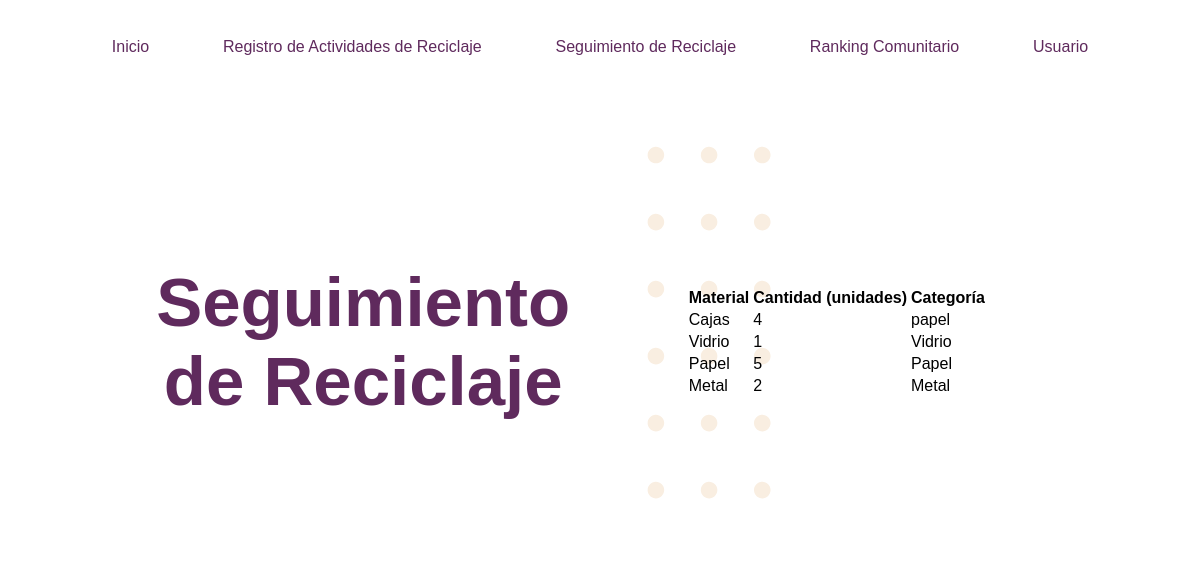
/seguimiento (signed in), run on the app's committed database.
### tables this page shows
CREATE TABLE actividades_reciclaje (    id INTEGER PRIMARY KEY,    usuario_id INTEGER,    material TEXT,    cantidad INTEGER,    categoria TEXT,    FOREIGN KEY (usuario_id) REFERENCES usuarios (id));

### app.py (the view)
@app.route('/seguimiento', methods=['GET'])
def seguimiento():
    if 'usuario' in session:
        usuario_actual = obtener_usuario_por_correo_id(session['usuario'])
        actividades_recientes = obtener_actividades_recientes(usuario_actual[0])
        return render_template('seguimiento.html', actividades_recientes=actividades_recientes)
    else:
        return redirect(url_for('inicio_sesion'))

### app.py (called while the page is built)
def conectar_bd():
    return sqlite3.connect('reciclaje.db')

def obtener_usuario_por_correo_id(correo):
    conn = conectar_bd()
    cursor = conn.cursor()
    cursor.execute('SELECT id, nombre, correo, puntos FROM usuarios WHERE correo = ?', (correo,))
    usuario = cursor.fetchone()
    conn.close()
    return usuario

def obtener_actividades_recientes(usuario_id):
    conn = sqlite3.connect('reciclaje.db')
    cursor = conn.cursor()
    cursor.execute('''
        SELECT material, cantidad, categoria
        FROM actividades_reciclaje
        WHERE usuario_id = ?
        ORDER BY id DESC
        LIMIT 5  -- Obtener las últimas 5 actividades reciclaje
    ''', (usuario_id,))
    actividades_recientes = cursor.fetchall()
    conn.close()
    return actividades_recientes

### templates/seguimiento.html (shortened to what this page needs)
<!DOCTYPE html>
<html lang="en">
<head>
    <link rel="stylesheet" type="text/css" href="{{ url_for('static', filename='main.css') }}">
    <link rel="stylesheet" type="text/css" href="{{ url_for('static', filename='seguimiento.css') }}">
</head>
<body>
    <header id="header">
        <ul id="mainMenu">
            <li><a href="/">Inicio</a></li>
            <li><a href="/registro_actividades">Registro de Actividades de Reciclaje</a></li>
            <li><a href="/seguimiento">Seguimiento de Reciclaje</a></li>
            <li><a href="/ranking_comunitario">Ranking Comunitario</a></li>
            {% if 'usuario' in session %}
                <li><a href="/usuario">Usuario</a></li>
            {% else %}
                <li><a href="/inicio_sesion">Iniciar Sesión</a></li>
            {% endif %}
        </ul>
    </header>
    <section class="contentPage">
        <div  class="contentColumn"><h1 class="pageTitle">Seguimiento de Reciclaje</h1></div>
        <div  class="contentColumn">
            {% if actividades_recientes %}
                <table>
                    <thead>
                        <tr>
                            <th>Material</th>
                            <th>Cantidad (unidades)</th>
                            <th>Categoría</th>
                        </tr>
                    </thead>
                    <tbody>
                        {% for actividad in actividades_recientes %}
                            <tr>
                                <td>{{ actividad[0] }}</td>
                                <td>{{ actividad[1] }}</td>
                                <td>{{ actividad[2] }}</td>
                            </tr>
                        {% endfor %}
                    </tbody>
                </table>
            {% else %}
                <p>No hay actividades de reciclaje registradas.</p>
            {% endif %}
        </div>
    </section>
</body>
</html>

### static/main.css (style rules this page uses)
:root { --color-violeta: #5f2a5d; --color-crema:#f9eee1; --color-naranja: #ff885e; --color-rojo-calido: #FF5733; --color-rosa-claro: #FFB6C1; --color-verde-menta: #00FFC3; --color-gris-claro: #ecf0f1; --color-gris-oscuro: #34495e; --color-blanco: #ffffff; --color-negro: #000000; }
body { font-family: 'Lexend', sans-serif; background-color: var(--color-blanco); }
#header { padding: 30px; font-size: 16px; font-weight: 400; }
#mainMenu { list-style-type: none; margin: 0; padding: 0; overflow: hidden; display: flex; justify-content: center; justify-content: space-evenly; }
#mainMenu > li > a { text-decoration: none; color: var(--color-violeta); }
.pageTitle { color:var(--color-violeta); font-weight: 700; font-size: 69px; text-align: center; }
.contentPage { padding-top: 120px; padding-bottom: 80px; background-image: url(./img/section-bg2.svg); background-position: center right; background-repeat: no-repeat; display: flex; justify-content: flex-start; align-items: center; width: 80%; margin: 0 auto; }
.contentColumn { width: 50%; display: flex; align-items: center; background-position: left top; background-repeat: no-repeat; flex-direction: column; }

### data on the page
actividades_reciclaje: material "Cajas", cantidad "4", categoria "papel"
actividades_reciclaje: material "Vidrio", cantidad "1", categoria "Vidrio"
actividades_reciclaje: material "Papel", cantidad "5", categoria "Papel"
actividades_reciclaje: material "Metal", cantidad "2", categoria "Metal"
